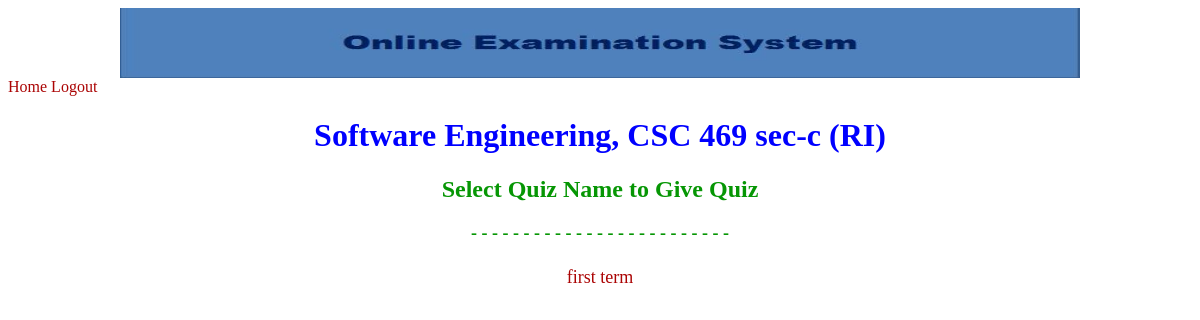
Screenshot of /user/showtest.php?subid=12 (signed in) with the database file from the repository.
### tables this page shows
CREATE TABLE IF NOT EXISTS `subject` (
`sub_id` int(10) NOT NULL,
  `sub_name` varchar(200) NOT NULL
);

CREATE TABLE IF NOT EXISTS `test` (
`test_id` int(10) NOT NULL,
  `sub_id` int(10) NOT NULL,
  `test_name` varchar(50) NOT NULL,
  `total_ques` varchar(50) NOT NULL
);

### user/showtest.php (the view, shortened to what this page needs)
<?php
if(!isset($_SESSION["sess_user"])){
	header("location:index.php");
}
else{
?>
<html>
	<head>
		<link href="index.css" rel="stylesheet" type="text/css">
	</head>
<body>
	<div class="main">
			<div class="header">
				<center><img src="imgs/header.jpg" width="960" height="70" /></center>
				<a href="user_home.php"> Home </a>
				<a href="signout.php"> Logout </a>
			</div>
			<div class="user">
				<center><div class="home">
					<form action="showtest.php" method="post">
						<table>
								<?php
									extract($_GET);
									$rs1=mysql_query("select * from subject where sub_id=$subid");
									$row1=mysql_fetch_array($rs1);
									echo "<h1 align=center><font color=blue> $row1[1]</font></h1>";
								    echo "<h2><font size=5>Select Quiz Name to Give Quiz</font></h2>";
									echo "<h2><font size=4>- - - - - - - - - - - - - - - - - - - - - - - - - </font></h2>";
								   $rs=mysql_query("select * from test where sub_id=$subid");
									echo "<table align=center>";
									while($row=mysql_fetch_array($rs) )
									{
										echo "<tr><td align=center ><a href=quiz.php?testid=$row[0]&subid=$row[1]><font size=4>$row[2]</font></a>";
									}
								?>
						</table>
					</form>
				</div>	</center>
			</div>
	</div>
</body>
</html>
<?php
}
?>

### user/index.css (style rules this page uses)
body { background-color: #00000; }
h2 { color: #069604; }
a { text-decoration:none; color: #AB0404; }
.home { width:960px; }

### rows the page displays
subject: sub_name "Software Engineering, CSC 469 sec-c (RI)"
test: test_name "first term"
